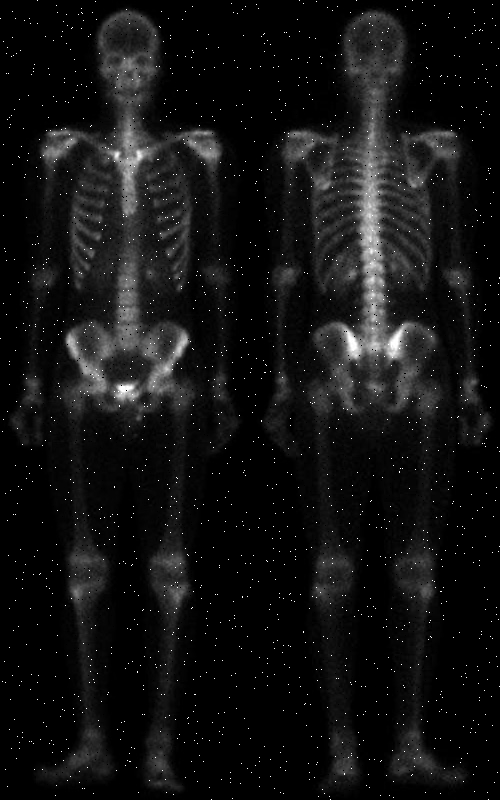
#> input picture 26/bone-scan.png, 500 x 800 px
$ python HW2_4.py
#> lines starting #> are read from the running program, lines starting #| are printed output that depends on the picture; after the words box and inside, x2 and y2 are one past the last pixel; in counts of white or black regions, pixels touching at a corner belong together
import cv2 as cv
import numpy as np
from matplotlib.widgets import Slider, Button
import matplotlib.pyplot as plt
import matplotlib
matplotlib.use('TkAgg')
# [6 lines of commented-out code are left out]
def filter33_fcn(image,mat):
    if not(isinstance(mat,str) or isinstance(mat,np.ndarray)) :
        return False
    else:
        if isinstance(mat,np.ndarray)==True and mat.shape==(3,3) :
            extended_img=np.zeros((image.shape[0]+2,image.shape[1]+2))
            new_img=np.zeros(image.shape)
            for i in range(image.shape[0]):
                for j in range(image.shape[1]):
                    extended_img[i+1][j+1]=image[i][j]
            for i in range(1,extended_img.shape[0]-1):
                for j in range(1,extended_img.shape[1]-1):
                    result=mat[0][0]*extended_img[i-1][j-1]+mat[0][1]*extended_img[i-1][j]+mat[0][2]*extended_img[i-1][j+1]+mat[1][0]*extended_img[i][j-1]+mat[1][1]*extended_img[i][j]+mat[1][2]*extended_img[i][j+1]+mat[2][0]*extended_img[i+1][j-1]+mat[2][1]*extended_img[i+1][j]+mat[2][2]*extended_img[i+1][j+1]
                    if result < 0:
                        result=0
                    elif result > 255:
                        result=255
                    new_img[i-1][j-1]=np.floor(result)
            result_img=new_img.astype(np.uint8)
        else:
            if mat=='median':
                result_img = cv.medianBlur(image, 3)
            else:
                return False
    return result_img
################################################################  finish
img = cv.imread("bone-scan.png",cv.IMREAD_GRAYSCALE)
#> img is the input picture: shape (800, 500); min 0, max 255, mean 18.3
#cv.imshow("image",img)
median_blurred = filter33_fcn(img,'median')
#> in filter33_fcn, `result_img = cv.medianBlur(image, 3)`:
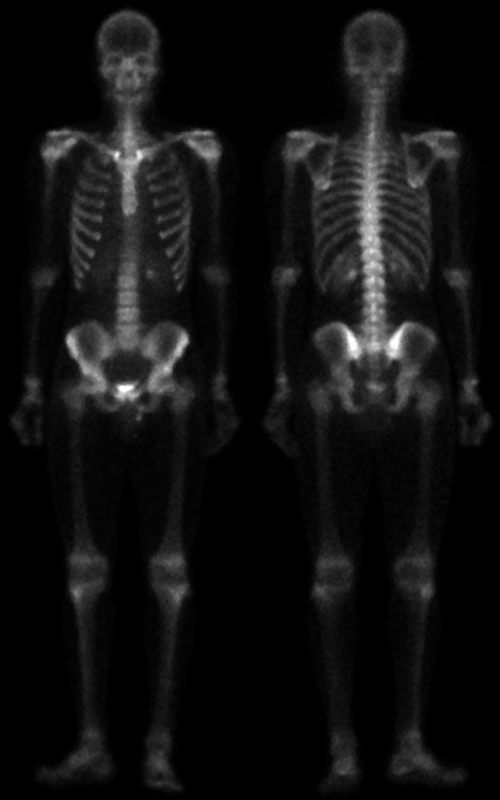
#> result_img: shape (800, 500); min 0, max 255, mean 17.2
cv.imshow("median_blurred",median_blurred)
cv.imshow("original image", img)
avg_kernel=(1/9)*np.ones((3,3))
averaged_img = filter33_fcn(img,avg_kernel)
#> after the loop in filter33_fcn (call 2), `for i in range(image.shape[0]):`:
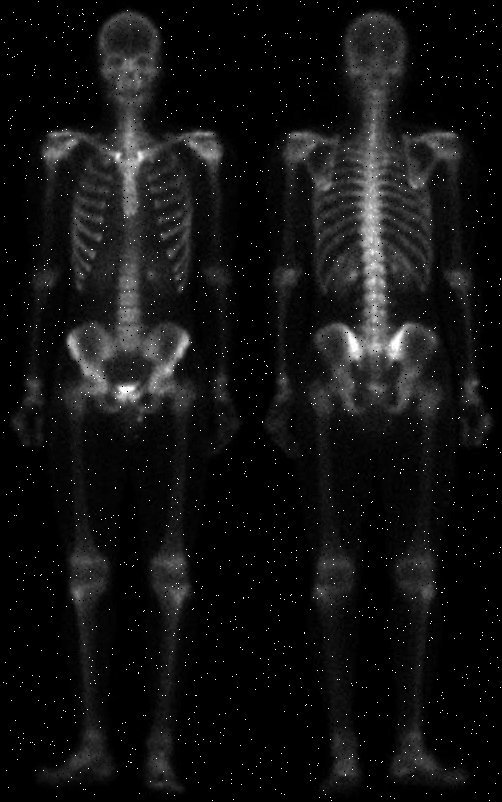
#> extended_img: shape (802, 502) float64; min 0, max 255, mean 18.2
cv.imshow("averaged image",averaged_img)
########################################################  begin
def laplacian90(image):
    extended_img = np.zeros((image.shape[0] + 2, image.shape[1] + 2))
    #extended_img=extended_img.astype(np.float32)
    new_img = np.zeros(image.shape)
    #new_img = new_img.astype(np.float32)
    #image=image.astype(np.float32)
    for i in range(image.shape[0]):
        for j in range(image.shape[1]):
            extended_img[i+1][j+1]=image[i][j]
    for i in range(1,extended_img.shape[0]-1):
        for j in range(1,extended_img.shape[1]-1):
            result=-extended_img[i][j-1]-extended_img[i][j+1]-extended_img[i-1][j]-extended_img[i+1][j]+4*extended_img[i][j]
            if result<0:
                result=0
            elif result>255:
                result=255
            new_img[i-1][j-1]=np.floor(result)
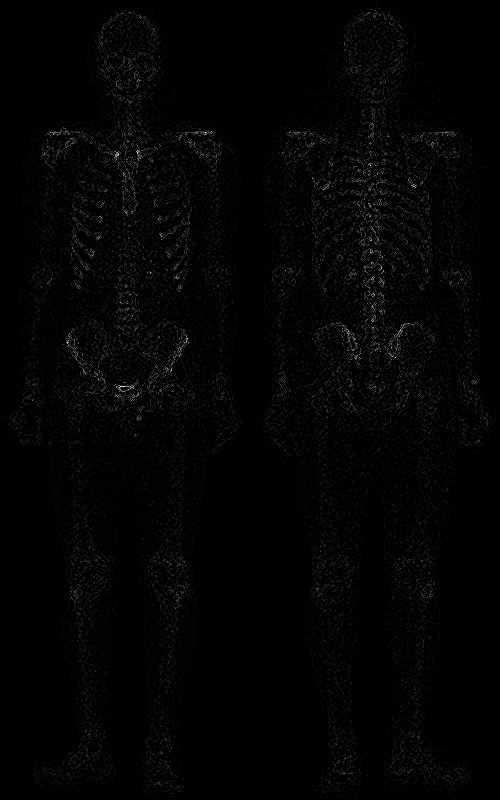
#> new_img: shape (800, 500) float64; min 0, max 77, mean 1.1; drawn with min black and max white
    result_img=new_img.astype(np.uint8)
    return result_img
########################################################  finish
laplacian_img=laplacian90(median_blurred)
cv.imshow("laplacian90 image",laplacian_img)
#laplaciancv_img=cv.Laplacian(median_blurred,-1,3)
isotropic90_kernel=[[0,-1,0],
                    [-1,4,-1],
                    [0,-1,0]]
isotropic90_kernel=np.array(isotropic90_kernel)
laplaciancv_img=cv.filter2D(median_blurred,-1,isotropic90_kernel)
cv.imshow("laplacian cv image",laplaciancv_img)
validation_result=np.all(laplaciancv_img==laplacian_img)
#> validation_result = False
if validation_result==True:
    print("cv laplacian result is equal to func laplacian result.")
else:
    print("cv laplacian result isn't equal to func laplacian result.","Here's the difference between them: ",sep="\n")
difference=laplaciancv_img-laplacian_img
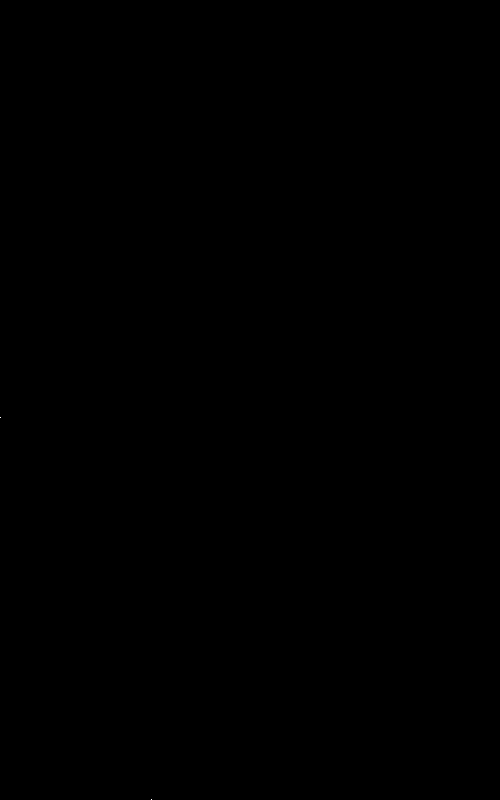
#> difference: shape (800, 500); 0% white in thin lines or dots, all inside (x1, y1, x2, y2) = (0, 417, 152, 800)
#print(difference.min())
#cv.imshow("difference",difference)
for i in range(laplacian_img.shape[0]):
    for j in range(laplacian_img.shape[1]):
        if not(laplacian_img[i][j]==laplaciancv_img[i][j]):
            print((i,j),"fun ",laplacian_img[i][j],"cv ",laplaciancv_img[i][j],sep=",")
#> this loop made 800 passes
#| (417, 0),fun ,1,cv ,0
#| (799, 151),fun ,3,cv ,2
#################################################  begin
def sharpening_func(image,c):
#> called with c = 0
    extended_img = np.zeros((image.shape[0] + 2, image.shape[1] + 2))
    new_img = np.zeros(image.shape)
    for i in range(image.shape[0]):
        for j in range(image.shape[1]):
            extended_img[i+1][j+1]=image[i][j]
    for i in range(1,extended_img.shape[0]-1):
        for j in range(1,extended_img.shape[1]-1):
            result=image[i-1][j-1]+c*(extended_img[i][j-1]+extended_img[i][j+1]+extended_img[i-1][j]+extended_img[i+1][j]-4*extended_img[i][j])
            if result<0:
                result=0
            elif result>255:
                result=255
            new_img[i-1][j-1]=np.floor(result)
    result_img = new_img.astype(np.uint8)
    return result_img
#################################################  finish
c0=0
delta_c=0.5
sharpened_img=sharpening_func(median_blurred,c0)
histogram , _ =np.histogram(sharpened_img,bins=256,range=(0,255))
#> histogram = 256 values, max 164795 at index 0, min 0 at index 232, mean 1562.5
fig , ax = plt.subplots(1,2)
plt.suptitle("adding laplacian to original image via c parameter variation")
plt.subplots_adjust(bottom=0.25,top=0.9)
# [8 lines of commented-out code are left out]
l_img = ax[0].imshow(sharpened_img,cmap="gray",vmin=0,vmax=255)
ax[0].set_axis_off()
ax[0].set_title("sharpened image")
l_hist , = ax[1].plot(histogram)
plt.yscale("log")
ax[1].set_title("histogram")
ax[1].margins(x=0)

axcolor = 'lightgoldenrodyellow'
ax_c = plt.axes([0.25, 0.1, 0.65, 0.03], facecolor=axcolor)
s_c = Slider(ax_c, 'c', -20.0, 20.0, valinit=c0, valstep=delta_c)

def update(val):
    c=s_c.val
    # [8 lines of commented-out code are left out]
    ax[0].imshow(sharpening_func(median_blurred, c), cmap="gray", vmin=0, vmax=255)
    histogram, _ = np.histogram(sharpening_func(median_blurred,c), bins=256, range=(0, 255))
    #ax[1].clear()
    #l_hist.remove()
    ax[1].lines.pop(-1)
    #ax[1].lines.pop(1)
    #ax[1].set_axis_off()
    #ax[1].set_axis_on()
    #ax[1].cla()
    l_hist , = ax[1].plot(histogram, "C0")
    plt.yscale("log")
    #ax[1].remove()
    #plt.show()
    fig.canvas.draw_idle()
s_c.on_changed(update)

resetax = plt.axes([0.8, 0.025, 0.1, 0.04])
button = Button(resetax, 'Reset', color=axcolor, hovercolor='0.975')  # hovercolor= its color when the cursor is on it


def reset(event):
    s_c.reset()
button.on_clicked(reset)

plt.show()
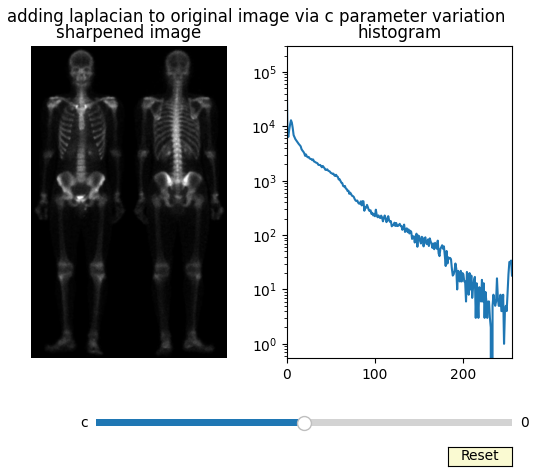
#> figure drawn by matplotlib, 3 panels; panel 2: curve peaks at x = 0, y = 164795
cv.waitKey(0)
cv.destroyAllWindows()
